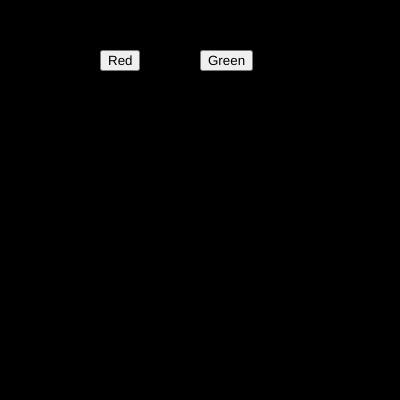
Frame 1 (no input)
Frame 60 (no input): identical to frame 1, image omitted
Frame 120 (the mouse pressed at the canvas centre since frame 60): identical to frame 1, image omitted

The p5.js sketch that drew this single still picture (run headless with seeded random() and noise() and a simulated clock; from frame 60 on, the mouse is pressed at the canvas centre):

// p5.js sketch
// ── sketch.js
var btn_red;
var btn_green;

var r = 0;
var g = 0;
var b = 0;

function setup() {
  createCanvas(400, 400);  

  btn_red = createButton("Red");
  btn_red.position(100,50);
  

  btn_green = createButton("Green");
  btn_green.position(200,50);
  
}

function draw() {
  background(r,g,b);

  btn_red.mousePressed(red_bg);
  btn_green.mousePressed(green_bg);
}

function red_bg(){
  r = 255;
  g = 0;
  b = 0;
}
function green_bg(){
  r = 0;
  g = 255;
  b = 0;
}
